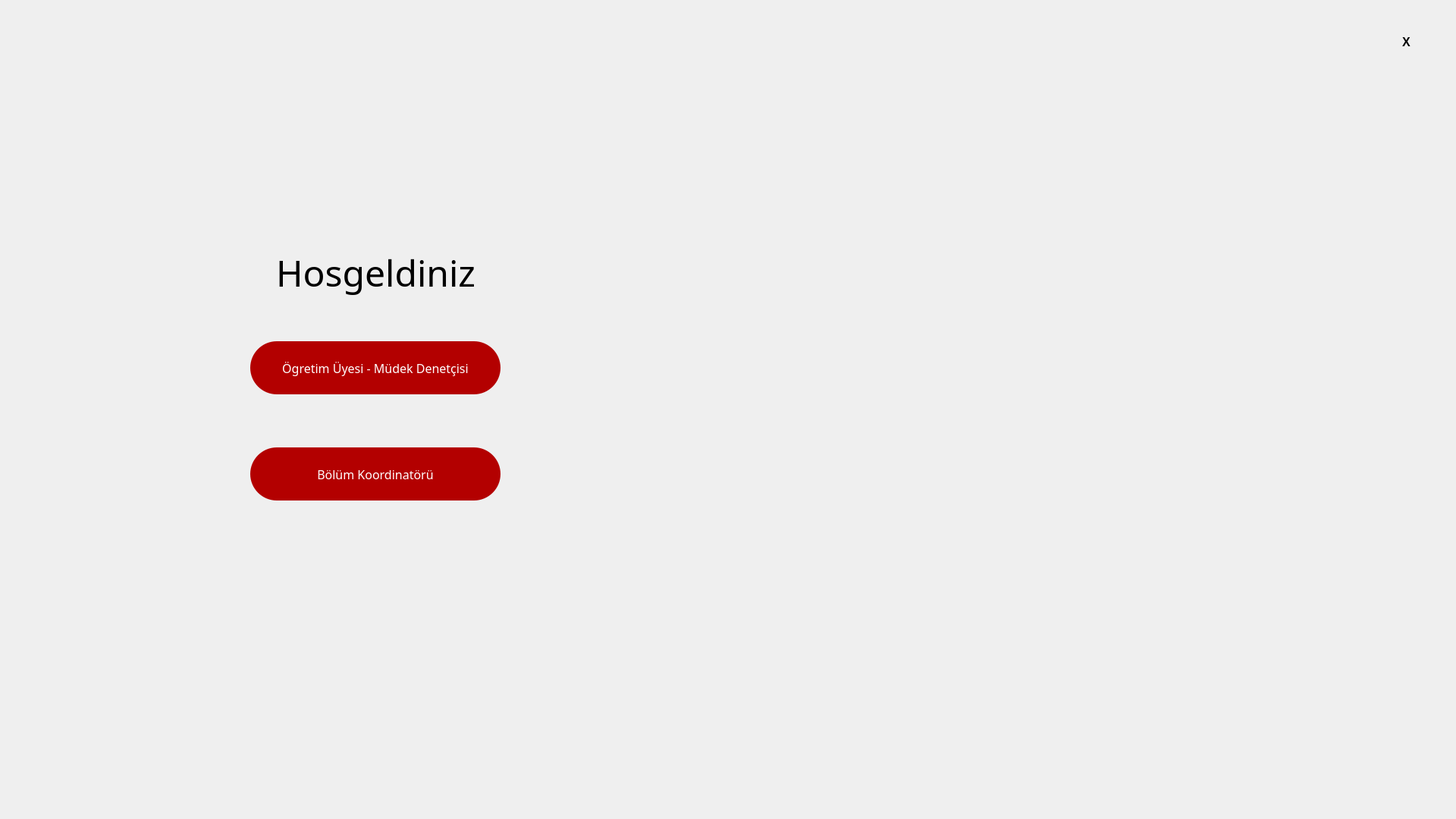
<?xml version="1.0" encoding="UTF-8"?>
<ui version="4.0">
 <class>MainWindow</class>
 <widget class="QMainWindow" name="MainWindow">
  <property name="geometry">
   <rect>
    <x>0</x>
    <y>0</y>
    <width>1920</width>
    <height>1080</height>
   </rect>
  </property>
  <property name="font">
   <font>
    <pointsize>10</pointsize>
   </font>
  </property>
  <property name="windowTitle">
   <string>MainWindow</string>
  </property>
  <widget class="QWidget" name="centralwidget">
   <widget class="QPushButton" name="btnOne">
    <property name="geometry">
     <rect>
      <x>330</x>
      <y>450</y>
      <width>330</width>
      <height>70</height>
     </rect>
    </property>
    <property name="font">
     <font>
      <family>Dubai Medium</family>
      <pointsize>12</pointsize>
     </font>
    </property>
    <property name="styleSheet">
     <string notr="true">QPushButton#btnOne{	
	background-color: rgb(179, 0, 0);
	color: white;
	border-radius:35px;
}
QPushButton#btnOne:hover{	
	background-color: qlineargradient(spread:pad, x1:0, y1:0.505682, x2:1, y2:0.477, stop:0 rgb(243, 0, 0), stop:1  rgb(243, 0, 0));
}
QPushButton#btnOne:pressed{
	padding-left:2px;
	padding-top:2px;	
	background-color: rgb(179, 0, 0);
}</string>
    </property>
    <property name="text">
     <string>Ögretim Üyesi - Müdek Denetçisi</string>
    </property>
   </widget>
   <widget class="QPushButton" name="btnTwo">
    <property name="geometry">
     <rect>
      <x>330</x>
      <y>590</y>
      <width>330</width>
      <height>70</height>
     </rect>
    </property>
    <property name="font">
     <font>
      <family>Dubai Medium</family>
      <pointsize>12</pointsize>
     </font>
    </property>
    <property name="styleSheet">
     <string notr="true">QPushButton#btnTwo{	
	background-color: rgb(179, 0, 0);
	color: white;
	border-radius:35px;
}
QPushButton#btnTwo:hover{	
	background-color: qlineargradient(spread:pad, x1:0, y1:0.505682, x2:1, y2:0.477, stop:0 rgb(243, 0, 0), stop:1  rgb(243, 0, 0));
}
QPushButton#btnTwo:pressed{
	padding-left:2px;
	padding-top:2px;	
	background-color: rgb(179, 0, 0);
}</string>
    </property>
    <property name="text">
     <string>Bölüm Koordinatörü</string>
    </property>
   </widget>
   <widget class="QLabel" name="logo">
    <property name="geometry">
     <rect>
      <x>1010</x>
      <y>210</y>
      <width>700</width>
      <height>700</height>
     </rect>
    </property>
    <property name="text">
     <string>&lt;html&gt;&lt;head/&gt;&lt;body&gt;&lt;p&gt;&lt;img src=&quot;:/images/logo.png&quot;/&gt;&lt;/p&gt;&lt;/body&gt;&lt;/html&gt;</string>
    </property>
   </widget>
   <widget class="QLabel" name="title">
    <property name="geometry">
     <rect>
      <x>330</x>
      <y>310</y>
      <width>331</width>
      <height>100</height>
     </rect>
    </property>
    <property name="font">
     <font>
      <family>Dubai Medium</family>
      <pointsize>36</pointsize>
     </font>
    </property>
    <property name="text">
     <string>&lt;html&gt;&lt;head/&gt;&lt;body&gt;&lt;p align=&quot;center&quot;&gt;Hosgeldiniz&lt;/p&gt;&lt;/body&gt;&lt;/html&gt;</string>
    </property>
   </widget>
   <widget class="QPushButton" name="btnQuit">
    <property name="geometry">
     <rect>
      <x>1839</x>
      <y>40</y>
      <width>31</width>
      <height>30</height>
     </rect>
    </property>
    <property name="font">
     <font>
      <family>Arial</family>
      <pointsize>12</pointsize>
      <weight>75</weight>
      <bold>true</bold>
     </font>
    </property>
    <property name="styleSheet">
     <string notr="true">QPushButton#btnQuit{	
	background-color: transparent;
	color: rgb(0, 0, 0);
	border-radius:5px;
}
QPushButton#btnQuit:hover{	
	background-color: qlineargradient(spread:pad, x1:0, y1:0.505682, x2:1, y2:0.477, stop:0 rgb(255, 65, 65), stop:1  rgb(255, 65, 65));
}
QPushButton#btnQuit:pressed{
	padding-left:2px;
	padding-top:2px;	
	background-color: rgb(255, 65, 65);
}</string>
    </property>
    <property name="text">
     <string>X</string>
    </property>
    <property name="icon">
     <iconset>
      <normaloff>:/icons/feather/x.svg</normaloff>:/icons/feather/x.svg</iconset>
    </property>
    <property name="iconSize">
     <size>
      <width>25</width>
      <height>25</height>
     </size>
    </property>
   </widget>
  </widget>
 </widget>
 <resources>
  <include location="res.qrc"/>
 </resources>
 <connections/>
</ui>
